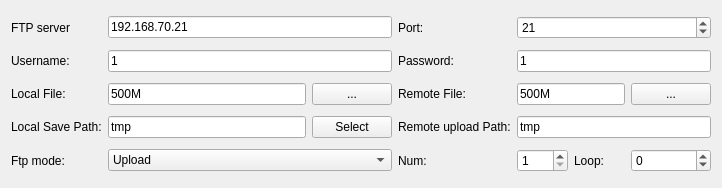
<?xml version="1.0" encoding="UTF-8"?>
<ui version="4.0">
 <class>FtpOption</class>
 <widget class="QWidget" name="FtpOption">
  <property name="geometry">
   <rect>
    <x>0</x>
    <y>0</y>
    <width>722</width>
    <height>188</height>
   </rect>
  </property>
  <property name="windowTitle">
   <string>Form</string>
  </property>
  <layout class="QVBoxLayout" name="verticalLayout">
   <property name="spacing">
    <number>2</number>
   </property>
   <property name="leftMargin">
    <number>2</number>
   </property>
   <property name="topMargin">
    <number>2</number>
   </property>
   <property name="rightMargin">
    <number>2</number>
   </property>
   <property name="bottomMargin">
    <number>2</number>
   </property>
   <item>
    <widget class="QWidget" name="widget" native="true">
     <layout class="QGridLayout" name="gridLayout">
      <item row="5" column="1" colspan="2">
       <widget class="QComboBox" name="ftpMode">
        <item>
         <property name="text">
          <string>Upload</string>
         </property>
        </item>
        <item>
         <property name="text">
          <string>Download</string>
         </property>
        </item>
       </widget>
      </item>
      <item row="3" column="0">
       <widget class="QLabel" name="label_5">
        <property name="text">
         <string>Local File:</string>
        </property>
       </widget>
      </item>
      <item row="5" column="5">
       <widget class="QSpinBox" name="sbNum">
        <property name="minimum">
         <number>1</number>
        </property>
       </widget>
      </item>
      <item row="5" column="6">
       <widget class="QLabel" name="label_11">
        <property name="text">
         <string>Loop:</string>
        </property>
        <property name="textFormat">
         <enum>Qt::AutoText</enum>
        </property>
       </widget>
      </item>
      <item row="3" column="2">
       <widget class="QPushButton" name="pbAddLocal">
        <property name="maximumSize">
         <size>
          <width>16777215</width>
          <height>16777215</height>
         </size>
        </property>
        <property name="toolTip">
         <string>select local file for upload</string>
        </property>
        <property name="text">
         <string>...</string>
        </property>
       </widget>
      </item>
      <item row="2" column="0">
       <widget class="QLabel" name="label_3">
        <property name="text">
         <string>Username:</string>
        </property>
       </widget>
      </item>
      <item row="4" column="0">
       <widget class="QLabel" name="label_9">
        <property name="text">
         <string>Local Save Path:</string>
        </property>
       </widget>
      </item>
      <item row="1" column="1" colspan="2">
       <widget class="QLineEdit" name="ftpServer">
        <property name="text">
         <string>192.168.70.21</string>
        </property>
       </widget>
      </item>
      <item row="1" column="4">
       <widget class="QLabel" name="label_2">
        <property name="text">
         <string>Port:</string>
        </property>
       </widget>
      </item>
      <item row="4" column="4">
       <widget class="QLabel" name="label_10">
        <property name="text">
         <string>Remote upload Path:</string>
        </property>
       </widget>
      </item>
      <item row="2" column="1" colspan="2">
       <widget class="QLineEdit" name="ftpUsername">
        <property name="text">
         <string>1</string>
        </property>
       </widget>
      </item>
      <item row="3" column="1">
       <widget class="QLineEdit" name="ftpLocalfile">
        <property name="text">
         <string>500M</string>
        </property>
       </widget>
      </item>
      <item row="5" column="4">
       <widget class="QLabel" name="label_8">
        <property name="text">
         <string>Num:</string>
        </property>
       </widget>
      </item>
      <item row="5" column="0">
       <widget class="QLabel" name="label_7">
        <property name="text">
         <string>Ftp mode:</string>
        </property>
       </widget>
      </item>
      <item row="3" column="4">
       <widget class="QLabel" name="label_6">
        <property name="text">
         <string>Remote File:</string>
        </property>
       </widget>
      </item>
      <item row="1" column="0">
       <widget class="QLabel" name="label">
        <property name="text">
         <string>FTP server</string>
        </property>
       </widget>
      </item>
      <item row="2" column="4">
       <widget class="QLabel" name="label_4">
        <property name="text">
         <string>Password:</string>
        </property>
       </widget>
      </item>
      <item row="5" column="7">
       <widget class="QSpinBox" name="sbLoop">
        <property name="toolTip">
         <string>&lt;html&gt;&lt;head/&gt;&lt;body&gt;&lt;p&gt;-1: forever&lt;/p&gt;&lt;/body&gt;&lt;/html&gt;</string>
        </property>
        <property name="minimum">
         <number>-1</number>
        </property>
       </widget>
      </item>
      <item row="4" column="5" colspan="3">
       <widget class="QLineEdit" name="ftpRemotePath">
        <property name="text">
         <string>tmp</string>
        </property>
       </widget>
      </item>
      <item row="3" column="7">
       <widget class="QPushButton" name="pbAddRemote">
        <property name="toolTip">
         <string>select remote file for download</string>
        </property>
        <property name="text">
         <string>...</string>
        </property>
       </widget>
      </item>
      <item row="3" column="5" colspan="2">
       <widget class="QLineEdit" name="ftpRemotefile">
        <property name="text">
         <string>500M</string>
        </property>
       </widget>
      </item>
      <item row="2" column="5" colspan="3">
       <widget class="QLineEdit" name="ftpPassword">
        <property name="text">
         <string>1</string>
        </property>
       </widget>
      </item>
      <item row="1" column="5" colspan="3">
       <widget class="QSpinBox" name="ftpPort">
        <property name="maximum">
         <number>65534</number>
        </property>
        <property name="value">
         <number>21</number>
        </property>
       </widget>
      </item>
      <item row="4" column="1">
       <widget class="QLineEdit" name="ftpLocalPath">
        <property name="text">
         <string>tmp</string>
        </property>
       </widget>
      </item>
      <item row="4" column="2">
       <widget class="QPushButton" name="pbSelLocalPath">
        <property name="text">
         <string>Select</string>
        </property>
       </widget>
      </item>
     </layout>
    </widget>
   </item>
  </layout>
 </widget>
 <resources/>
 <connections/>
</ui>
